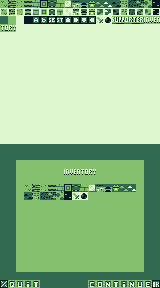

Tiled map render using the project's own tile images. Description and the whole map definition, tile-layer contents included, below:
An orthogonal 20x36 tile map with 8x8 px tiles, 1 tile layer (Camada de Blocos 1).

<map version="1.10" tiledversion="1.11.0" orientation="orthogonal" renderorder="right-down" width="20" height="36" tilewidth="8" tileheight="8" infinite="0" nextlayerid="2" nextobjectid="1">
 <tileset firstgid="1" source="metatile.tsx" />
 <layer id="1" name="Camada de Blocos 1" width="20" height="36">
  <data encoding="csv">
3,4,5,6,7,8,9,10,11,12,13,14,15,16,33,34,35,36,37,38,
19,20,21,22,23,24,25,26,27,28,29,30,31,32,49,50,51,52,53,54,
2,18,17,1,145,146,147,148,161,162,163,164,81,82,181,182,183,184,149,150,
151,152,17,17,17,17,17,17,17,17,17,17,17,17,17,17,17,17,17,17,
17,17,17,17,17,17,17,17,17,17,17,17,17,17,17,17,17,17,17,17,
17,17,17,17,17,17,17,17,17,17,17,17,17,17,17,17,17,17,17,17,
17,17,17,17,17,17,17,17,17,17,17,17,17,17,17,17,17,17,17,17,
17,17,17,17,17,17,17,17,17,17,17,17,17,17,17,17,17,17,17,17,
17,17,17,17,17,17,17,17,17,17,17,17,17,17,17,17,17,17,17,17,
17,17,17,17,17,17,17,17,17,17,17,17,17,17,17,17,17,17,17,17,
17,17,17,17,17,17,17,17,17,17,17,17,17,17,17,17,17,17,17,17,
17,17,17,17,17,17,17,17,17,17,17,17,17,17,17,17,17,17,17,17,
17,17,17,17,17,17,17,17,17,17,17,17,17,17,17,17,17,17,17,17,
17,17,17,17,17,17,17,17,17,17,17,17,17,17,17,17,17,17,17,17,
17,17,17,17,17,17,17,17,17,17,17,17,17,17,17,17,17,17,17,17,
17,17,17,17,17,17,17,17,17,17,17,17,17,17,17,17,17,17,17,17,
17,17,17,17,17,17,17,17,17,17,17,17,17,17,17,17,17,17,17,17,
17,17,17,17,17,17,17,17,17,17,17,17,17,17,17,17,17,17,17,17,
2,2,2,2,2,2,2,2,2,2,2,2,2,2,2,2,2,2,2,2,
2,2,2,2,2,2,2,2,2,2,2,2,2,2,2,2,2,2,2,2,
2,2,18,18,18,18,18,18,18,18,18,18,18,18,18,18,18,18,2,2,
2,2,18,18,18,18,18,18,149,150,151,152,18,18,18,18,18,18,2,2,
2,2,18,18,18,18,18,18,18,18,18,18,18,18,18,18,18,18,2,2,
2,2,18,3,4,5,6,7,8,9,10,11,12,13,14,15,16,18,2,2,
2,2,18,33,34,35,36,37,38,81,82,18,18,18,18,18,18,18,2,2,
2,2,18,18,18,18,18,18,18,18,18,18,18,18,18,18,18,18,2,2,
2,2,18,18,18,18,18,18,18,18,18,18,18,18,18,18,18,18,2,2,
2,2,18,18,18,18,18,18,18,18,18,18,18,18,18,18,18,18,2,2,
2,2,18,18,18,18,18,18,18,18,18,18,18,18,18,18,18,18,2,2,
2,2,18,18,18,18,18,18,18,18,18,18,18,18,18,18,18,18,2,2,
2,2,18,18,18,18,18,18,18,18,18,18,18,18,18,18,18,18,2,2,
2,2,18,18,18,18,18,18,18,18,18,18,18,18,18,18,18,18,2,2,
2,2,18,18,18,18,18,18,18,18,18,18,18,18,18,18,18,18,2,2,
2,2,18,18,18,18,18,18,18,18,18,18,18,18,18,18,18,18,2,2,
2,2,2,2,2,2,2,2,2,2,2,2,2,2,2,2,2,2,2,2,
170,237,251,219,240,2,2,2,2,2,2,203,235,224,240,219,224,251,205,169
</data>
 </layer>
</map>
